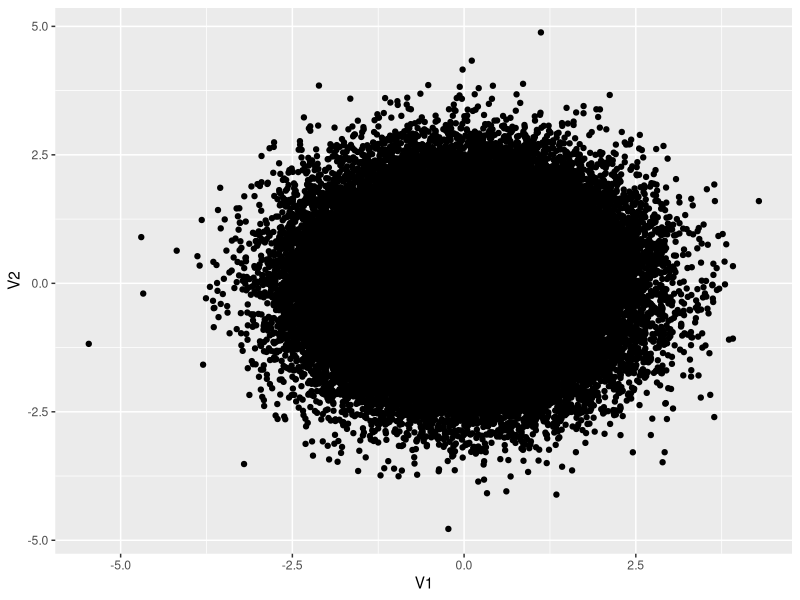
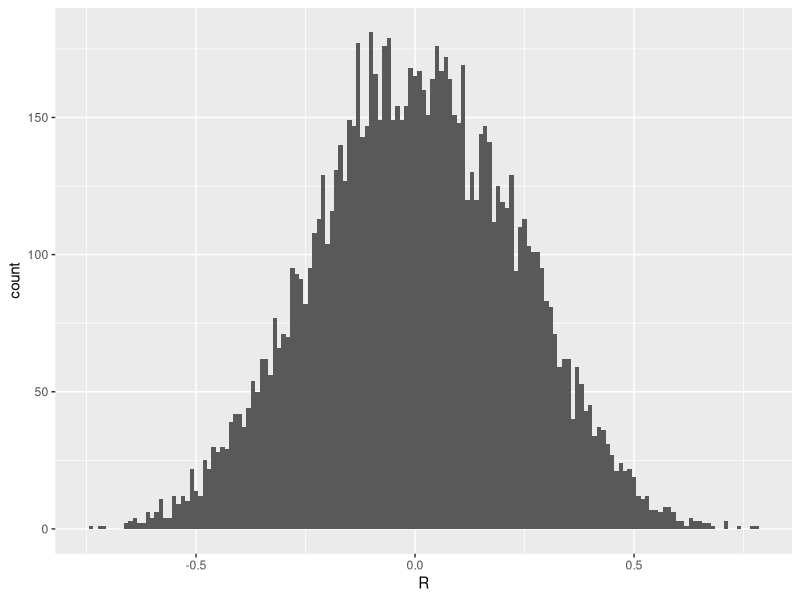
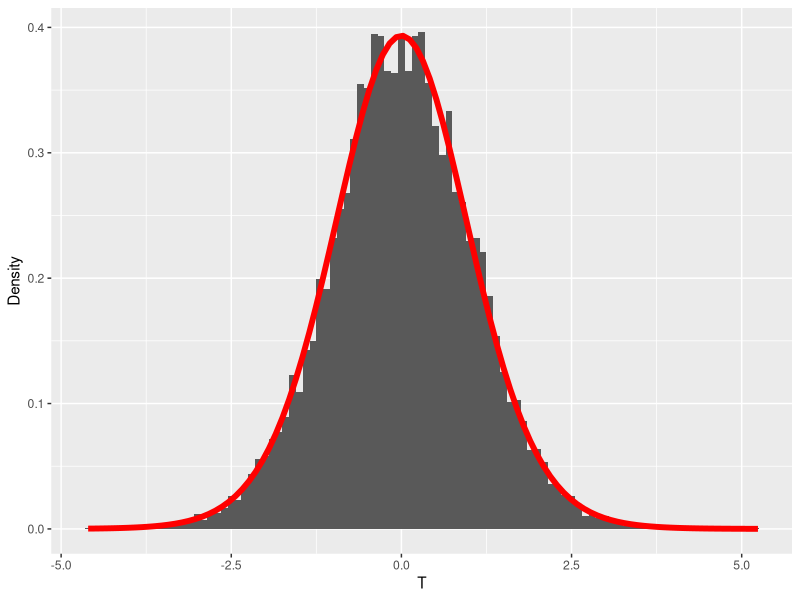
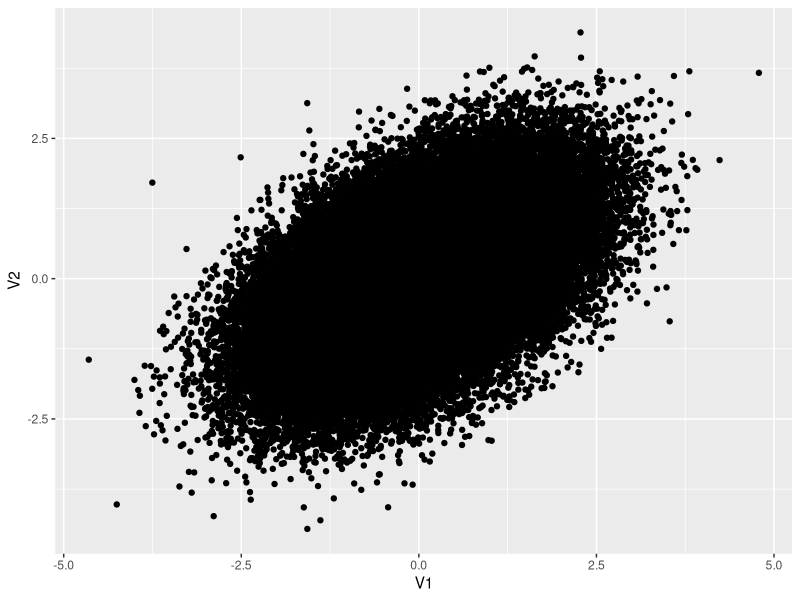

The R script that drew these images, in order:
## ---- chunk 1
library(MASS)
set.seed(12345)
N <- 100000
X <- mvrnorm(N,
  mu = c(0, 0),
  Sigma = matrix(c(1, 0, 0, 1), ncol = 2),
  empirical = TRUE
)
head(X)
## ---- chunk 2
#| fig.height: 5
#| fig.width: 5
#| dev: "ragg_png"
library(tidyverse)
X %>%
  as.data.frame() %>%
  ggplot(aes(x = V1, y = V2)) +
  geom_point()
## ---- chunk 3
cor(X) %>% round(5)
## ---- chunk 4
selected_row <- sample(1:N, 20)
print(selected_row)

s1 <- X[selected_row, ]
cor(s1)
## ---- chunk 5
iter <- 10000
samples <- c()
for (i in 1:iter) {
  selected_row <- sample(1:N, 20)
  s_i <- X[selected_row, ]
  cor_i <- cor(s_i)[1, 2]
  samples <- c(samples, cor_i)
}
df <- data.frame(R = samples) 
# ヒストグラムの描画
g <- df %>%
  ggplot(aes(x = R)) +
  geom_histogram(binwidth=0.01)
print(g)
## ---- chunk 6
df  %>% mutate(T = R*sqrt(18)/sqrt(1-R^2)) %>% 
ggplot(aes(x = T)) +
  geom_histogram(aes(y = after_stat(density)), binwidth=0.1) +
  # 自由度18のt分布の確率密度関数を追加
  stat_function(fun = dt, args = list(df = 18), color = "red", linewidth = 2) +
  # Y軸のラベルを変更
  ylab("Density")
## ---- chunk 7
(1 - pt(0.5*sqrt(18)/sqrt(1-0.5^2),df = 18)) * 2
qt(0.975,df=18)
## ---- chunk 8
n <- 20
X <- mvrnorm(n,
  mu = c(0, 0),
  Sigma = matrix(c(1, 0.5, 0.5, 1), ncol = 2),
  empirical = TRUE
)
cor.test(X[,1],X[,2])
## ---- chunk 9
#| fig.height: 5
#| fig.width: 5
#| dev: "ragg_png"
set.seed(12345)
N <- 100000
X <- mvrnorm(N,
  mu = c(0, 0),
  Sigma = matrix(c(1, 0.5, 0.5, 1), ncol = 2),
  empirical = TRUE
)

X %>%
  as.data.frame() %>%
  ggplot(aes(x = V1, y = V2)) +
  geom_point()
## ---- chunk 10
iter <- 10000
judges <- c()
for (i in 1:iter) {
  selected_row <- sample(1:N, 20)
  s_i <- X[selected_row, ]
  cor_i <- cor.test(s_i[,1],s_i[,2])
  judges <- c(judges,cor_i$p.value)
}
df <- data.frame(p = samples)  %>% 
mutate(FLG = ifelse(p <= 0.05, 1, 0)) %>% 
summarise(sig = sum(FLG==1),
non.sig = sum(FLG==0),
type2error = non.sig/iter)  %>% print
